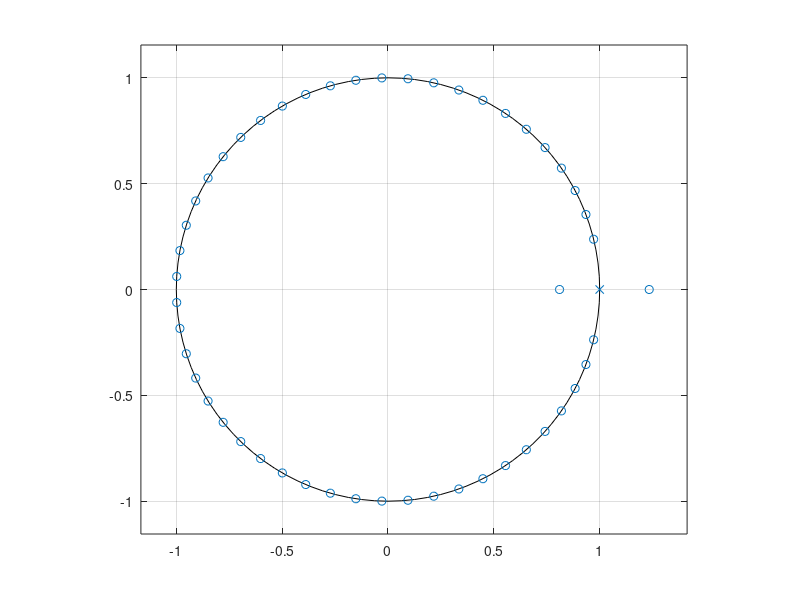

The MATLAB source for this figure:
clc; clear; close all;

fs = 100;
Ts = 1/fs;

f1 = @(t) (1/20) * sinc((fs/20)*(t-0.25));
f2 = @(t) (1/5) * sinc((fs/5)*(t-0.25));

K = 51;

t_filtr = 0:Ts:(K-1)*Ts;

h1 = f1(t_filtr);
h2 = f2(t_filtr);

b = roots(h1)
zplane(b,1);
